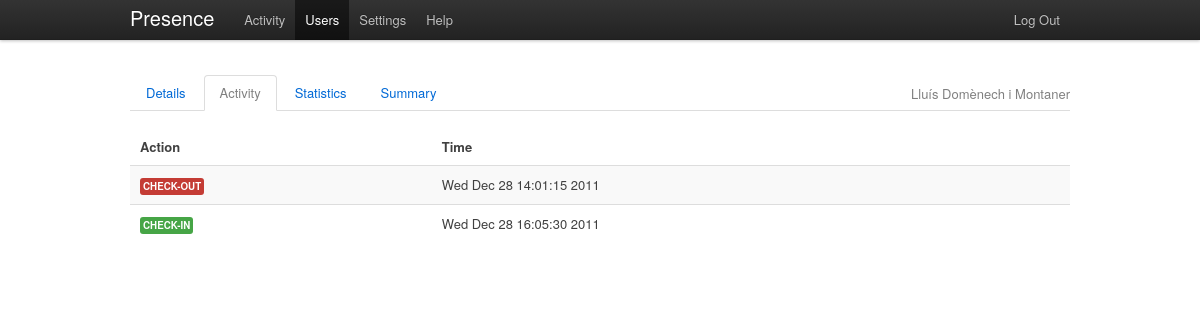
/admin/user_activity/8 (signed in), run on an earlier commit of the app's database.
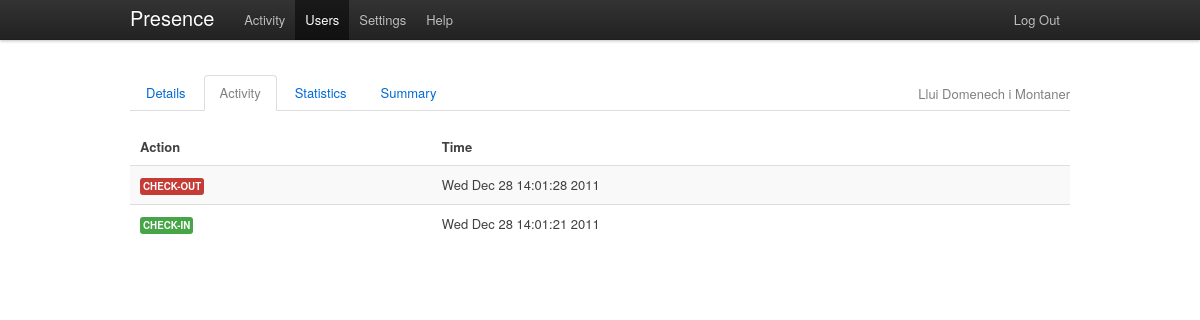
And on a later commit of the database.
### tables this page shows
CREATE TABLE IF NOT EXISTS `presence_users` (
  `id` int(11) NOT NULL AUTO_INCREMENT,
  `email` varchar(150) NOT NULL,
  `password` varchar(50) NOT NULL,
  `role` varchar(20) NOT NULL,
  `firstname` varchar(200) NOT NULL,
  `lastname` varchar(300) NOT NULL,
  PRIMARY KEY (`id`)
);

CREATE TABLE IF NOT EXISTS `presence_activity` (
  `id` int(11) NOT NULL AUTO_INCREMENT,
  `userid` varchar(250) NOT NULL,
  `action` varchar(50) NOT NULL,
  `timestamp` int(15) NOT NULL,
  PRIMARY KEY (`id`)
);

### public/index.php (called while the page is built, shortened)
<?php
require_once (ROOT . '/config/config.php');
global $config;
$dependencies = new DependencyContainer($config);
$url = isset($_GET['url']) ? $_GET['url'] : null;
$role = isset($_SESSION['role']) ? $_SESSION['role'] : null;
if ($url == null && $role == null) {
    $controller = "AuthController";
    $action = "asklogin";
    $url_params = array();
} else if ($url == null && isset($role)) {
    $controller = ucfirst($role) . 'Controller';
    $action = 'activity';
    $url_params = array();
} else {
    $url_params = explode('/', $url);
    $controller = ucfirst(array_shift($url_params));
    $action = $url_params[0] == null ? 'activity' : array_shift($url_params);
}
$extra_params = $_POST;
new $controller($dependencies, $action, array_merge($url_params, $extra_params));

### app/model.class.php (called while the page is built, shortened)
<?php
class Model{
    public function __construct($dependencies){
        $this->_db = $dependencies->get_db();
    }
}

### lib/DependencyContainer.php (called while the page is built)
<?php
class DependencyContainer {
    private $_instances = array();
    private $_params = array();
    public function __construct($params) {
        $this->_params = $params;
    }
    public function get_db() {
        if (empty($this->_instances['db']) ||
                !is_a($this->_instances, 'PDO')) {
            $this->_instances['db'] = new PDO(
                            "mysql:host=" . $this->_params['dbhost'] . ";
                 dbname=" . $this->_params['dbname'],
                            $this->_params['dbuser'],
                            $this->_params['dbpassword']
            );
        }
        return $this->_instances['db'];
    }
}

### app/models/ActivityModel.php (called while the page is built, shortened)
<?php
class ActivityModel extends Model {
    public function __construct($dependencies) {
        $this->_table = 'presence_activity';
    }
    public function get_user_activity($userid, $limit=10) {
        $sql = "SELECT pa.id, pa.userid, pa.action, pa.timestamp
				FROM " . $this->_table . " pa
				JOIN presence_users pu ON `userid` = pu.id
				WHERE `userid` = ?
				ORDER BY id DESC LIMIT ".$limit;
        $st = $this->_db->prepare($sql);
        $st->execute(array($userid));
        return $st->fetchAll(PDO::FETCH_ASSOC);
    }
}

### app/controllers/AdminController.php (called while the page is built, shortened)
<?php
class AdminController extends Controller {
    private $_activity_model;
    private $_user_model;
    public function __construct($dependencies, $action, $params) {
        global $config;
        $this->_dependencies = $dependencies;
        $this->_activity_model = new ActivityModel($this->_dependencies);
        $this->_user_model = new UserModel($this->_dependencies);
        if ($this->check_role('admin') && method_exists($this, $action)) {
            $this->$action($params);
        } else {
			Helper::redirect($config['wwwroot'] . '/error/notfound');
        }
    }
    public function user_activity($params) {
        $this->_view = new AdminUserActivityView($this->_user_model->get_user_data($params[0]), $this->_activity_model->get_user_activity($params[0]));
    }
}

### app/models/UserModel.php (called while the page is built, shortened)
<?php
class UserModel extends Model {
    public function __construct($dependencies) {
        $this->_table = 'presence_users';
    }
    public function get_user_data($userid) {
        $sql = "SELECT id, email, firstname, lastname, role
                FROM " . $this->_table . "
                WHERE `id` = ?";
        $st = $this->_db->prepare($sql);
        $st->execute(array($userid));
        return $st->fetch(PDO::FETCH_ASSOC);
    }
}

### config/config.php (called while the page is built)
<?php
unset($config);
$config['wwwroot'] = 'http://127.0.0.1:8888/presence-manager';
$config['api_root'] = 'http://localhost/presence-manager/api';
$config['api_key'] = 'd2104a400c7f629a197f33bb33fe80c0';
$config['debug'] = 1;
$config['dbhost'] = 'localhost';
$config['dbname'] = 'presence';
$config['dbuser'] = 'root';
$config['dbpassword'] = '';

### app/views/AdminUserActivityView.php (the view, shortened to what the changed rows need)
<?php
class AdminUserActivityView extends View{
	private $_user;
    private $_activity;
    public function __construct($user, $activity) {
        $this->_user = $user;
        $this->_activity = $activity;
    }
	public function content(){
		global $config;
		$activity_table_content = '';
        if (!empty($this->_activity)) {
            foreach ($this->_activity as $entry) {
                $activity_table_content .=
                '<tr>
					<td><span class="label ' . $entry['action'] . '">' . $this->get_event_description($entry['action']) . '</span></td>
					<td>' . date('D M j G:i:s Y', $entry['timestamp']) . '</td>
				 </tr>
				';
            }
        }
		return '
        <ul class="tabs">
            <li><a href="'.$config['wwwroot'].'/admin/user_details/'.$this->_user['id'].'">Details</a></li>
            <li class="active"><a href="'.$config['wwwroot'].'/admin/user_activity/'.$this->_user['id'].'">Activity</a></li>
            <li><a href="#">Statistics</a></li>
            <li><a href="#">Summary</a></li>
            <li class="id-tab">'.$this->_user['firstname'].' '.$this->_user['lastname'].'</li>
        </ul>
		<section id="activity">
            <table class="activity_table zebra-striped">
				<thead>
					<tr>
						<th>Action</th>
						<th>Time</th>
					</tr>
				</thead>
				<tbody>' . $activity_table_content . '
				</tbody>
			</table>
		</section>
		';
	}
    private function get_event_description($event) {
        switch ($event) {
            case 'success': return 'Check-In';
            case 'important': return 'Check-Out';
        }
    }
}

What changed in the data, as far as the page shows it:
changed presence_users: firstname "Lluís" → "Llui"; lastname "Domènech i Montaner" → "Domenech i Montaner"
changed presence_activity "CHECK-OUT": timestamp "Wed Dec 28 14:01:15 2011" → "Wed Dec 28 14:01:28 2011"
changed presence_activity "CHECK-IN": timestamp "Wed Dec 28 16:05:30 2011" → "Wed Dec 28 14:01:21 2011"
